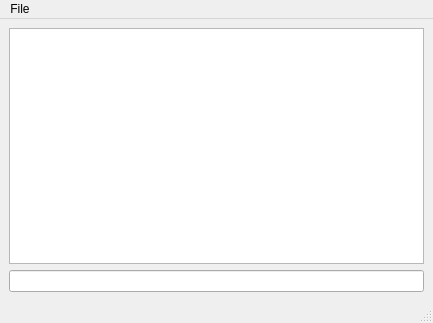
<?xml version="1.0" encoding="UTF-8"?>
<ui version="4.0">
 <class>MainWindow</class>
 <widget class="QMainWindow" name="MainWindow">
  <property name="geometry">
   <rect>
    <x>0</x>
    <y>0</y>
    <width>433</width>
    <height>323</height>
   </rect>
  </property>
  <property name="windowTitle">
   <string>MainWindow</string>
  </property>
  <widget class="QWidget" name="centralwidget">
   <layout class="QGridLayout" name="gridLayout">
    <item row="0" column="0">
     <layout class="QVBoxLayout" name="verticalLayout">
      <item>
       <widget class="QTextEdit" name="logTextEdit">
        <property name="focusPolicy">
         <enum>Qt::NoFocus</enum>
        </property>
        <property name="readOnly">
         <bool>true</bool>
        </property>
        <property name="textInteractionFlags">
         <set>Qt::NoTextInteraction</set>
        </property>
       </widget>
      </item>
     </layout>
    </item>
    <item row="1" column="0">
     <widget class="QLineEdit" name="commandLineEdit"/>
    </item>
   </layout>
  </widget>
  <widget class="QMenuBar" name="menubar">
   <property name="geometry">
    <rect>
     <x>0</x>
     <y>0</y>
     <width>433</width>
     <height>22</height>
    </rect>
   </property>
   <widget class="QMenu" name="menuFile">
    <property name="title">
     <string>File</string>
    </property>
    <addaction name="actionQuit"/>
   </widget>
   <addaction name="menuFile"/>
  </widget>
  <widget class="QStatusBar" name="statusbar"/>
  <action name="actionQuit">
   <property name="text">
    <string>Quit</string>
   </property>
  </action>
 </widget>
 <resources/>
 <connections>
  <connection>
   <sender>actionQuit</sender>
   <signal>activated()</signal>
   <receiver>MainWindow</receiver>
   <slot>close()</slot>
   <hints>
    <hint type="sourcelabel">
     <x>-1</x>
     <y>-1</y>
    </hint>
    <hint type="destinationlabel">
     <x>216</x>
     <y>161</y>
    </hint>
   </hints>
  </connection>
 </connections>
</ui>
